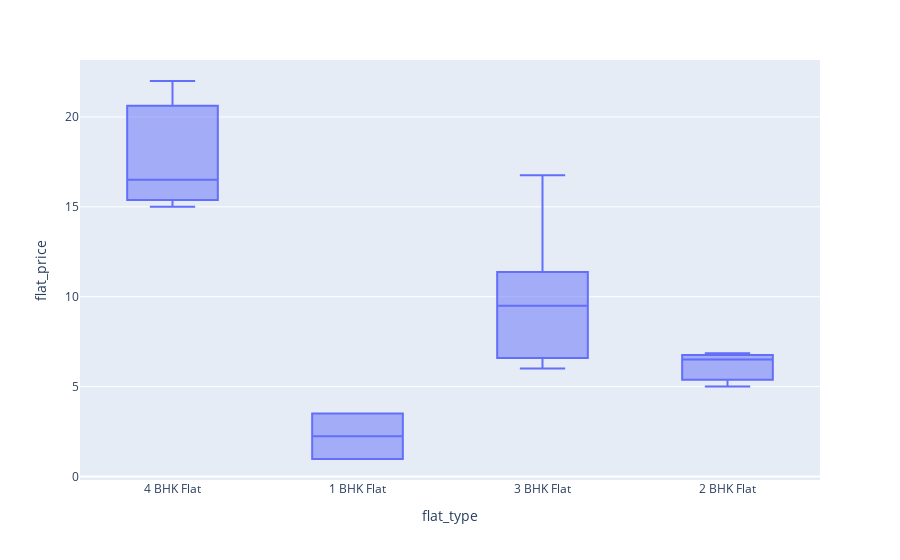

The notebook cell saved with this chart:
### Code cell
d = df[df['location1'] == 'Tardeo']
px.box(d,x='flat_type',y='flat_price')

### Figure 1 — Plotly figure (JSON) as saved in the notebook; plotly's stock layout.template omitted (floating-point values rounded to 4 significant figures)
{"data": [{"alignmentgroup": "True", "hovertemplate": "flat_type=%{x}<br>flat_price=%{y}<extra></extra>", "legendgroup": "", "marker": {"color": "#636efa"}, "name": "", "notched": false, "offsetgroup": "", "orientation": "v", "showlegend": false, "type": "box", "x": ["4 BHK Flat", "4 BHK Flat", "4 BHK Flat", "1 BHK Flat", "3 BHK Flat", "2 BHK Flat", "2 BHK Flat", "2 BHK Flat", "3 BHK Flat", "3 BHK Flat", "3 BHK Flat", "3 BHK Flat", "3 BHK Flat", "3 BHK Flat", "1 BHK Flat"], "x0": " ", "xaxis": "x", "y": [15, 16.5, 22, 3.5, 9.5, 6.85, 6.5, 5, 9.5, 12, 6, 16.75, 8.1, 6.08, 0.97], "y0": " ", "yaxis": "y"}], "layout": {"boxmode": "group", "legend": {"tracegroupgap": 0}, "margin": {"t": 60}, "xaxis": {"anchor": "y", "domain": [0, 1], "title": {"text": "flat_type"}}, "yaxis": {"anchor": "x", "domain": [0, 1], "title": {"text": "flat_price"}}}}
